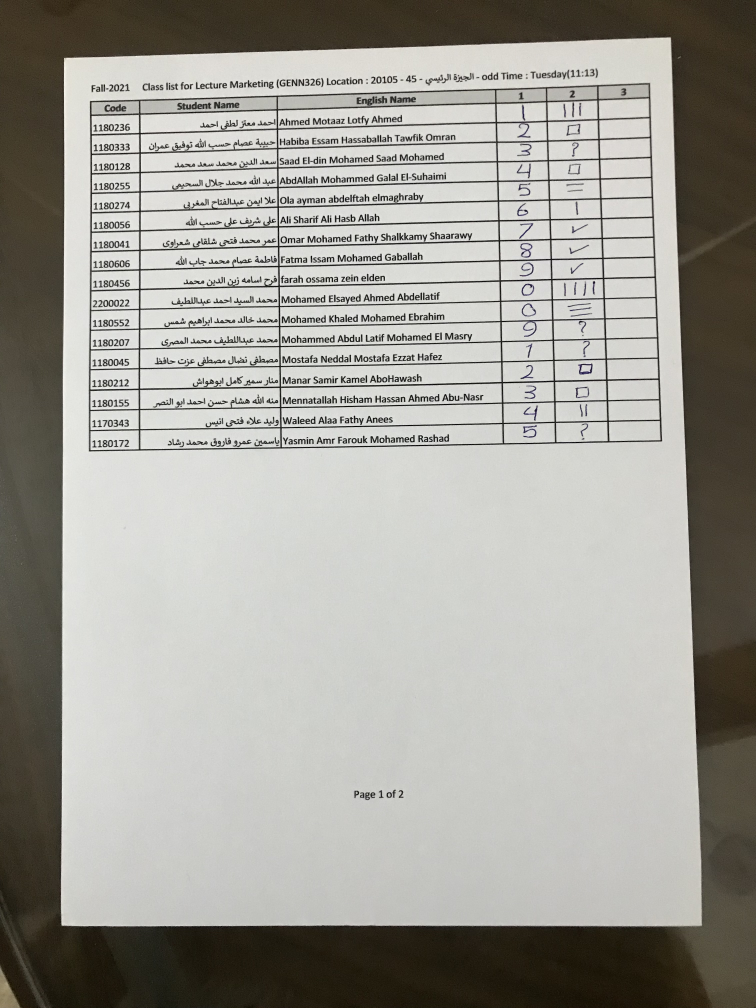
#> input picture src/1.jpg, 3024 x 4030 px (shown at 1/4 size)
$ python -i final.py   (imports and definitions only)
#> lines starting #> are read from the running program, lines starting #| are printed output that depends on the picture
import cv2
import numpy as np
import pandas as pd
import os
from utils.paper_extraction import *
from utils.commonfunctions import *

# [109 lines left out: functions is_approx_circle, process_image_for_cropping, not called in this run]

def sharpen_image(image):
    # Threshold the image to binary
    _, binary_image = cv2.threshold(image, 127, 255, cv2.THRESH_BINARY)

    # Morphological operations to fill gaps and remove noise
    kernel = cv2.getStructuringElement(cv2.MORPH_RECT, (3, 3))
    cleaned_image = cv2.morphologyEx(binary_image, cv2.MORPH_CLOSE, kernel)

    # Find contours
    contours, _ = cv2.findContours(cleaned_image, cv2.RETR_EXTERNAL, cv2.CHAIN_APPROX_SIMPLE)

    # Create a blank mask
    mask = np.zeros_like(cleaned_image)

    # Create a colored copy of the original image for drawing contours
    contour_image = cv2.cvtColor(image, cv2.COLOR_GRAY2BGR)

    # Loop through all contours
    for contour in contours:
        # Get bounding box
        x, y, w, h = cv2.boundingRect(contour)

        # Check if the bounding box needs adjustments
        # Refine the x-coordinate manually
        new_x = x  # Starting from the bounding box x

        # Iterate over each column to refine the bounding box
        for col in range(x, x + w):
            column = cleaned_image[y:y+h, col]
            white_pixels = np.sum(column == 255)

            # Adjust based on the number of white pixels in the column
            if white_pixels > (h // 2):  # Adjust this threshold as needed
                new_x = col
                break

        # Refine the y-coordinate manually (adjust the topmost point)
        new_y = y  # Starting from the bounding box y

        # Iterate over rows to find the topmost point of the contour
        for row in range(y, y + h):
            row_pixels = cleaned_image[row, x:x + w]
            white_pixels = np.sum(row_pixels == 255)

            # Adjust based on the number of white pixels in the row
            if white_pixels > (w // 2):  # Adjust this threshold as needed
                new_y = row
                break

        # Adjust the bounding box width and height if needed
        refined_w = x + w - new_x
        refined_h = y + h - new_y

        # Fill the refined rectangle on the mask
        cv2.rectangle(mask, (new_x, new_y), (new_x + refined_w, new_y + refined_h), 255, thickness=cv2.FILLED)


    # Optional: Apply dilation to "sharpen" the edges
    sharpened_image = cv2.dilate(mask, kernel, iterations=1)

    return sharpened_image

# [462 lines left out: functions process_image_for_final_output, crop_and_sort_images_with_contours, crop_and_sort_images, detect_bubbles_watershed, process_images_with_bubbles, find_id and 2 more, not called in this run]

>>> import cv2
>>> picture = cv2.imread('../1.jpg')
#> picture is the input picture: shape (4030, 3024, 3); mean B, G, R 152.8, 159.6, 161.2
>>> result = sharpen_image(picture)
#> in sharpen_image, `_, binary_image = cv2.threshold(image, 127, 255, cv2.THRESH_BINARY)`:
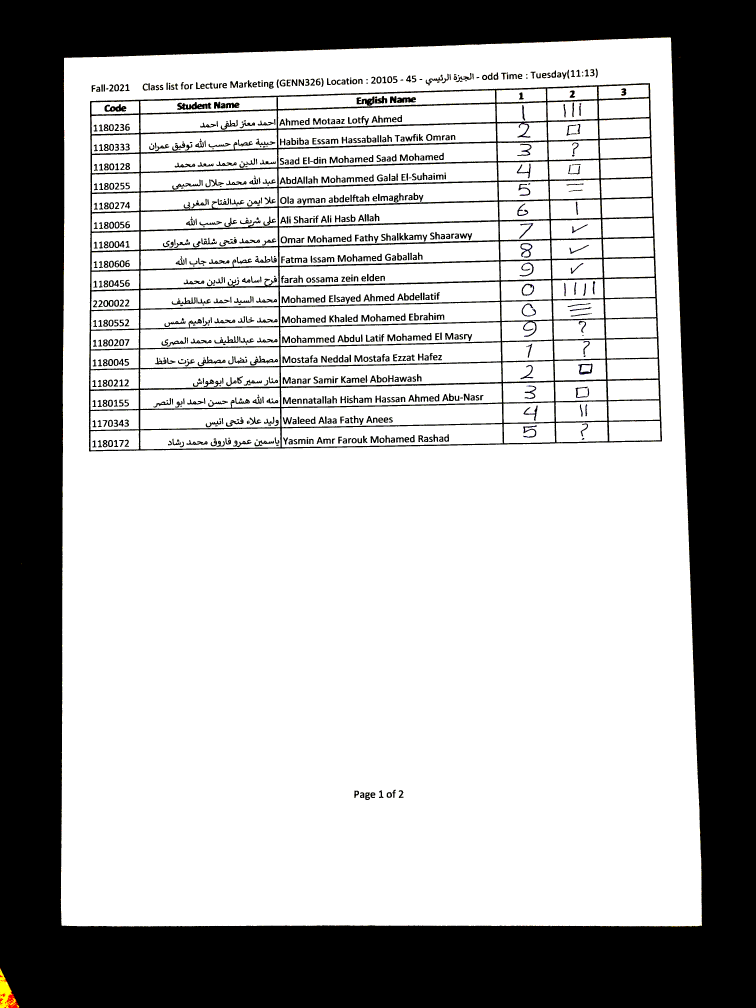
#> binary_image: shape (4030, 3024, 3) (shown at 1/4 size); mean B, G, R 172.2, 172.5, 172.6
#> (the run stopped early here; a loop or call above may not have finished)

$ run again, on src/2.jpg
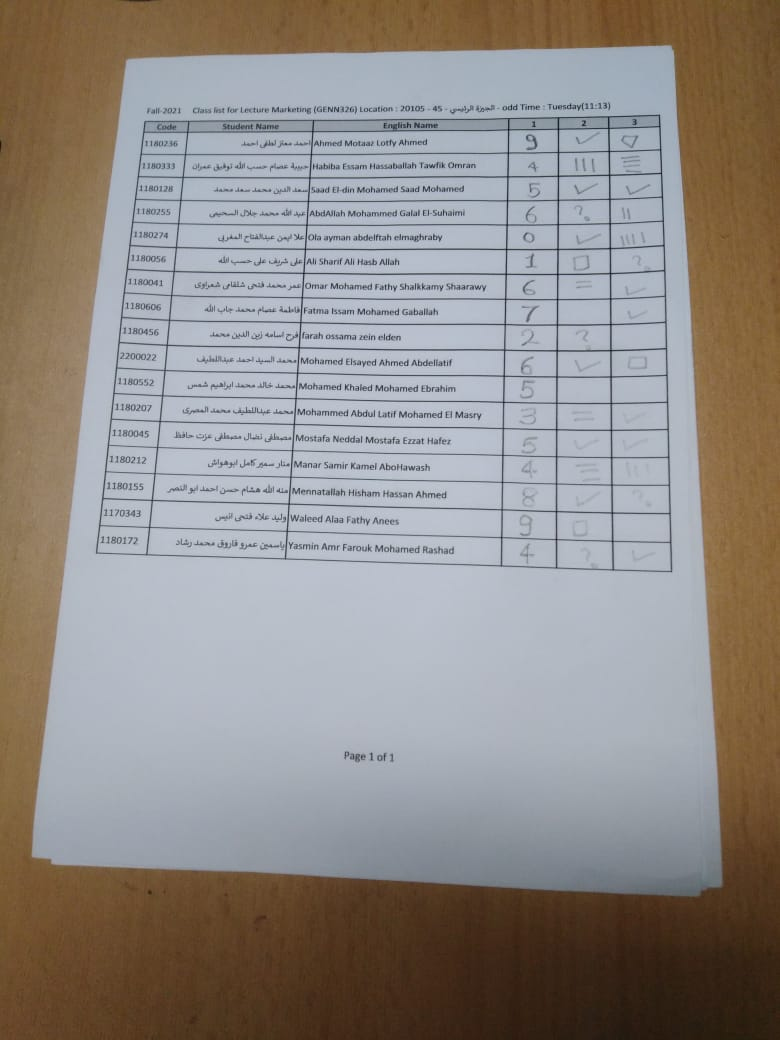
#> input picture src/2.jpg, 780 x 1040 px
#> picture is the input picture: shape (1040, 780, 3); mean B, G, R 135.8, 139.7, 145.2
#> in sharpen_image, `_, binary_image = cv2.threshold(image, 127, 255, cv2.THRESH_BINARY)`:
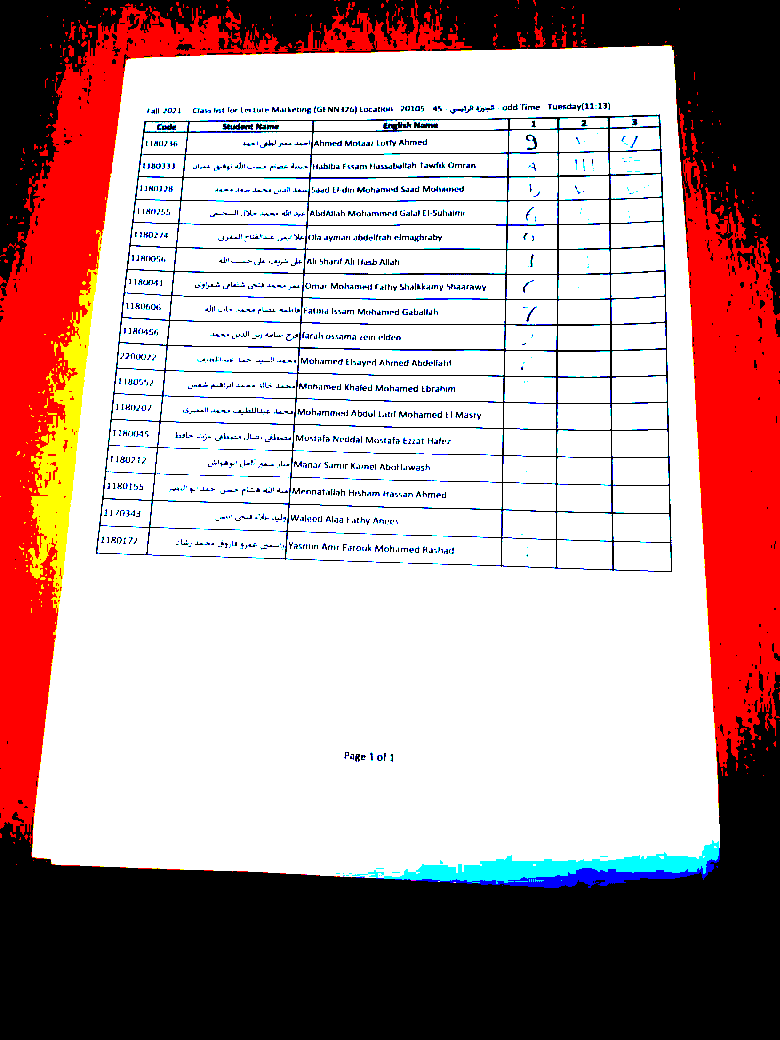
#> binary_image: shape (1040, 780, 3); mean B, G, R 155, 155.1, 181.3
#> in sharpen_image, `cleaned_image = cv2.morphologyEx(binary_image, cv2.MORPH_CLOSE, kernel)`:
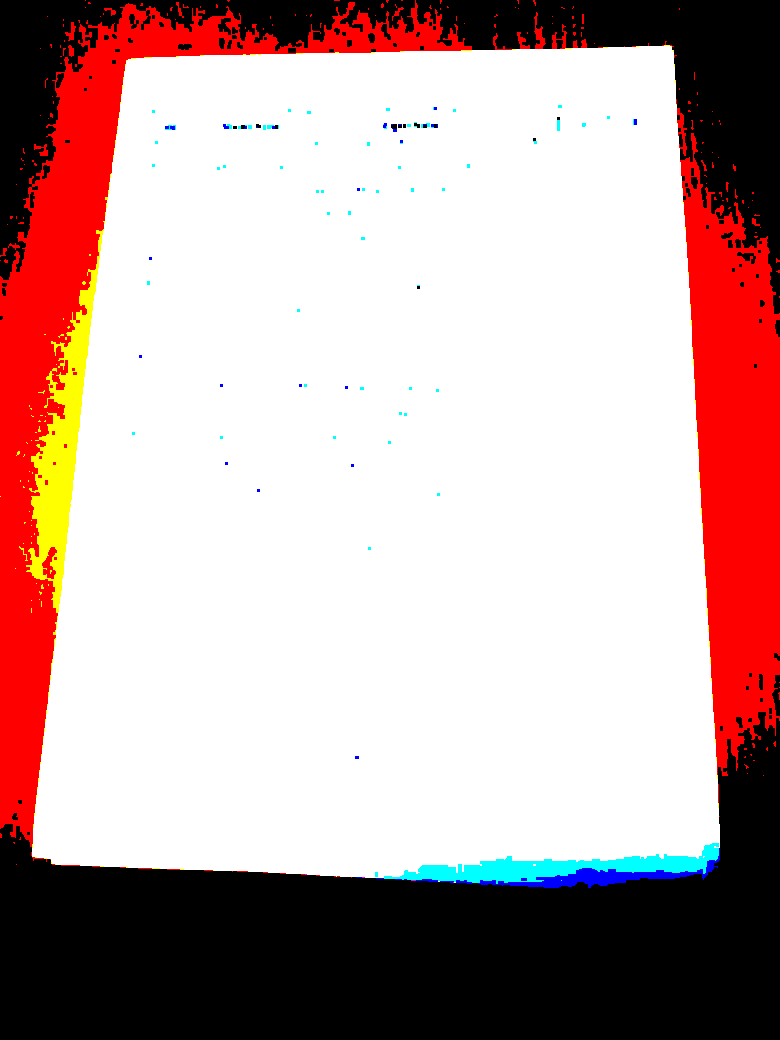
#> cleaned_image: shape (1040, 780, 3); mean B, G, R 161.2, 163.4, 191.4

$ run again, on src/3.jpg
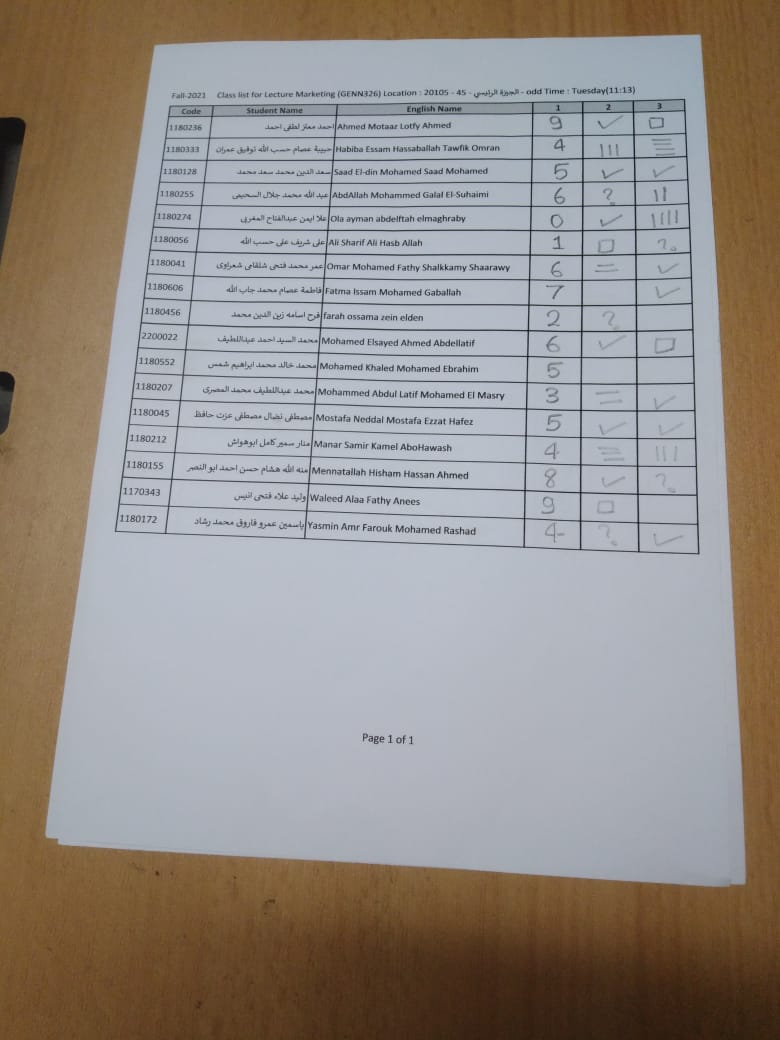
#> input picture src/3.jpg, 780 x 1040 px
#> picture is the input picture: shape (1040, 780, 3); mean B, G, R 137.1, 142.5, 149.5
#> in sharpen_image, `_, binary_image = cv2.threshold(image, 127, 255, cv2.THRESH_BINARY)`:
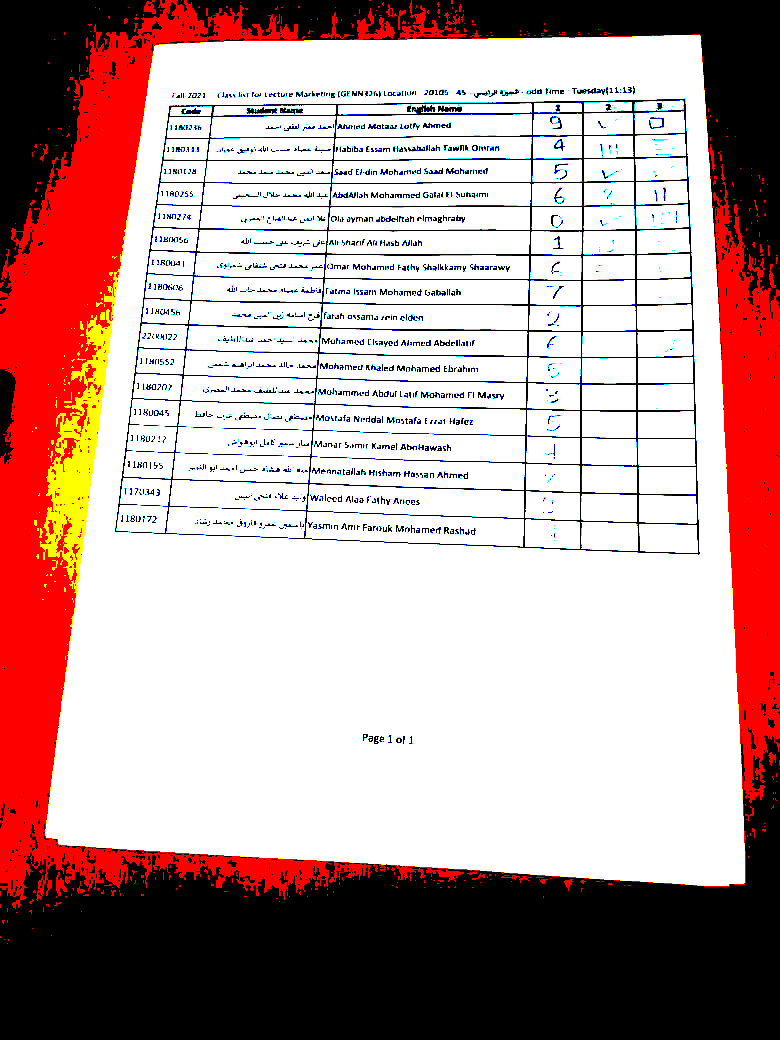
#> binary_image: shape (1040, 780, 3); mean B, G, R 155.8, 156.9, 186.1
#> in sharpen_image, `cleaned_image = cv2.morphologyEx(binary_image, cv2.MORPH_CLOSE, kernel)`:
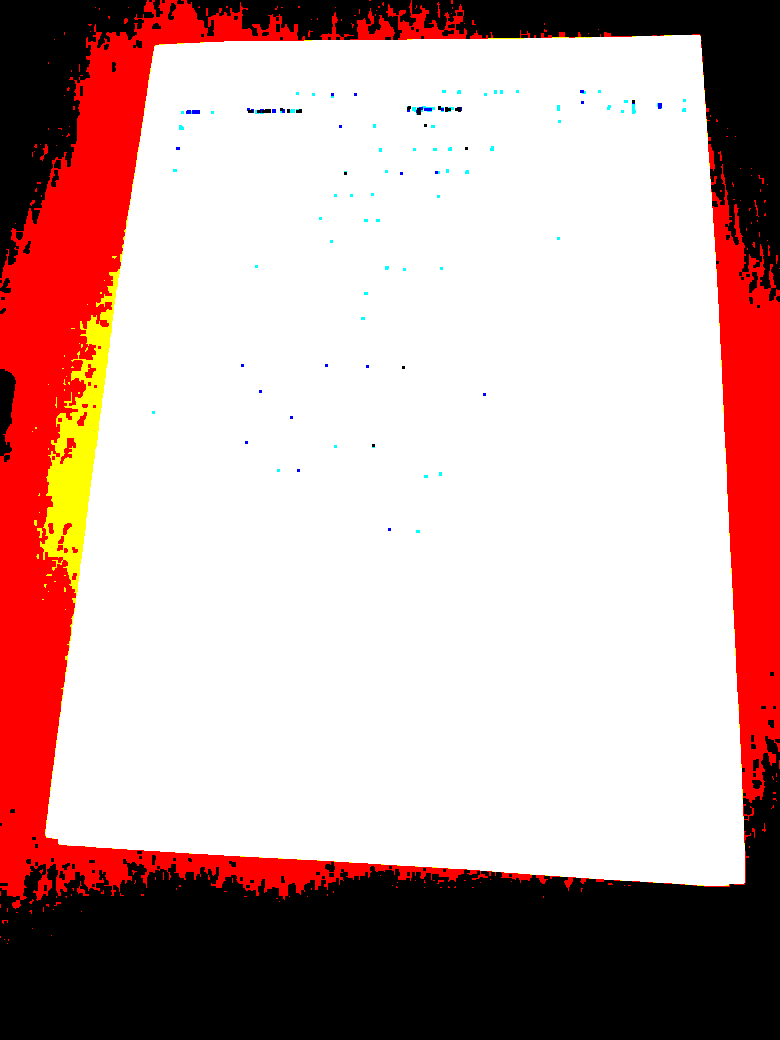
#> cleaned_image: shape (1040, 780, 3); mean B, G, R 163.2, 166, 197.3

$ run again, on src/8.jpg
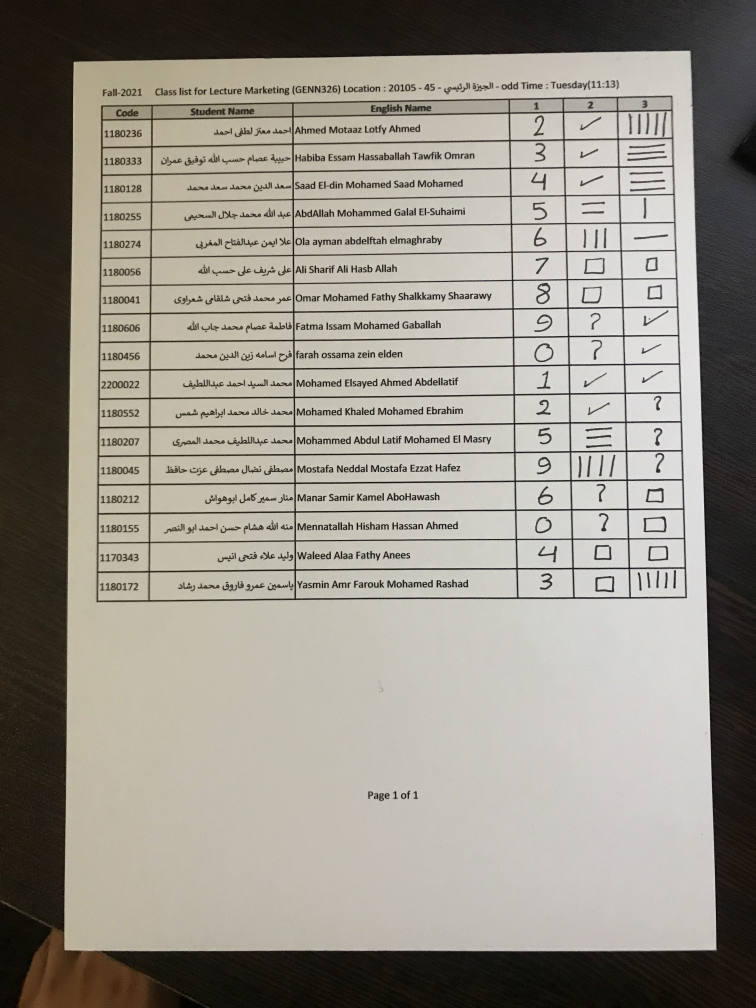
#> input picture src/8.jpg, 3024 x 4032 px (shown at 1/4 size)
#> picture is the input picture: shape (4032, 3024, 3); mean B, G, R 135.7, 145.5, 150
#> in sharpen_image, `_, binary_image = cv2.threshold(image, 127, 255, cv2.THRESH_BINARY)`:
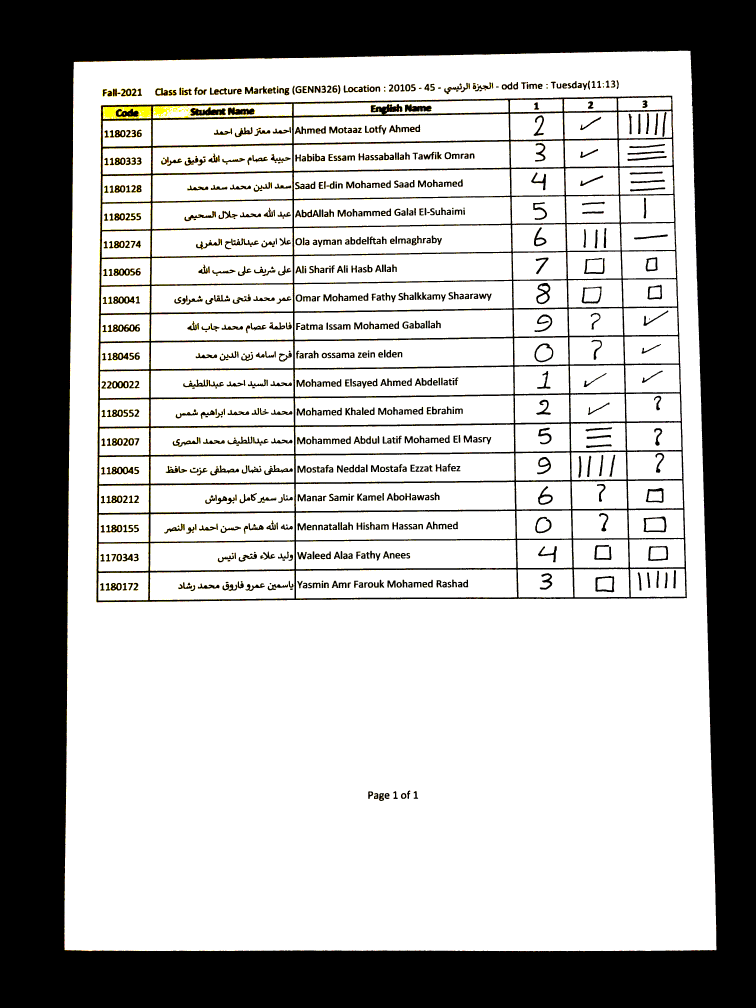
#> binary_image: shape (4032, 3024, 3) (shown at 1/4 size); mean B, G, R 174.7, 176.1, 176.6
